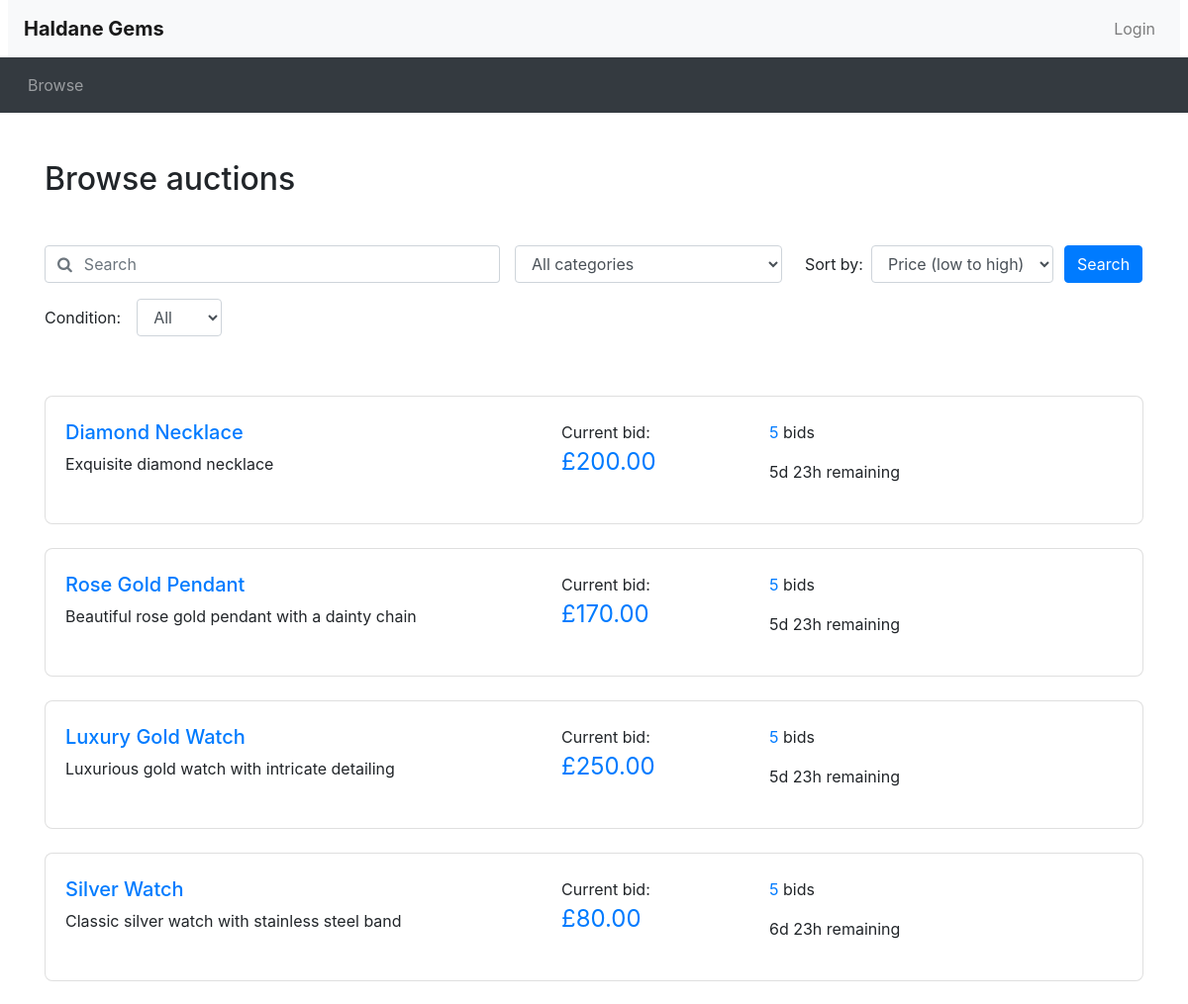
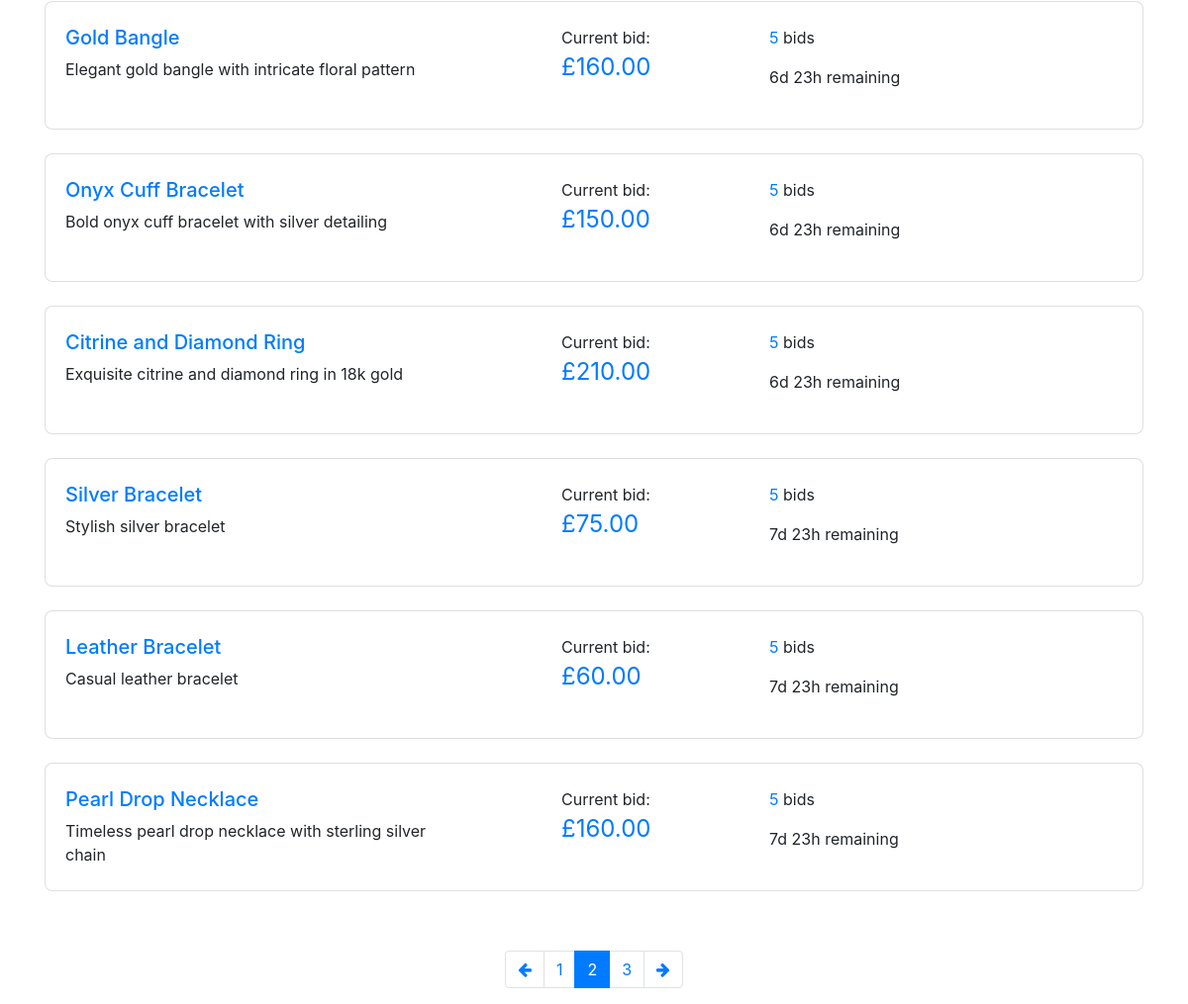
Page /browse.php?page=2 on the committed database (2 pictures, top to bottom).
### tables this page shows
CREATE TABLE Auction (
   AuctionID INT PRIMARY KEY AUTO_INCREMENT,
   SellerID INT,
   ProductName VARCHAR(255) NOT NULL,
   Description TEXT,
   StartPrice DECIMAL(10, 2) NOT NULL,
   ReservePrice DECIMAL(10, 2) DEFAULT 0,
   StartDate DATETIME NOT NULL DEFAULT CURRENT_TIME,
   EndDate DATETIME NOT NULL,
   CurrentBid DECIMAL(10, 2),
   ProductCondition ENUM('New', 'Used') NOT NULL, 
   Status ENUM('Active', 'Expired', 'Sold') NOT NULL DEFAULT 'Active',
   Watchlist BOOLEAN DEFAULT FALSE,
   FOREIGN KEY (SellerID) REFERENCES Users(UserID) ON DELETE CASCADE ON UPDATE CASCADE
);

### utilities.php (the view, shortened to what this page needs)
<?php
function display_time_remaining($interval)
{
  if ($interval->days == 0 && $interval->h == 0) {
    $time_remaining = $interval->format('%im %Ss');
  } else if ($interval->days == 0) {
    $time_remaining = $interval->format('%hh %im');
  } else {
    $time_remaining = $interval->format('%ad %hh');
  }
  return $time_remaining;
}
function print_listing_li($auction_id, $title, $desc, $price, $num_bids, $end_time)
{
  if (strlen($desc) > 250) {
    $desc_shortened = substr($desc, 0, 250) . '...';
  } else {
    $desc_shortened = $desc;
  }
  if ($num_bids == 1) {
    $bid = ' bid';
  } else {
    $bid = ' bids';
  }
  $now = new DateTime();
  if ($now > $end_time) {
    $time_remaining = 'This auction has ended';
  } else {
    $time_to_end = date_diff($now, $end_time);
    $time_remaining = display_time_remaining($time_to_end) . ' remaining';
  }
  echo ('
  <a class="item-link" href="listing.php?auction_id=' . $auction_id . '">
  <li class="auction-item">
    <div class="item-descr">
      <h5 class="blue-text">' . $title . '</h5>' . $desc_shortened . '
    </div>
    <div class="info-item-container">
      <div class="current-bid">
        <p class="listing-label"> Current bid: </p>
          <span style="font-size: 1.5em" class="blue-text">£' . number_format($price, 2) . '</span>
      </div>
      <div class="listing-num-container">
        <p class="listing-info"><span class="blue-text">' . $num_bids . '</span> ' . $bid . '</p>
        <p class="listing-num-container">' . $time_remaining . '</p>
      </div>
    </div>
  </li>
  </a>'
  );
}

### browse.php (shortened to what this page needs)
<?php include_once("header.php") ?>
<?php require("utilities.php") ?>
<div class="container">
  <h2 class="browse-header">Browse auctions</h2>
  <div id="searchSpecs">
    <form method="get" action="browse.php">
      <div class="row">
        <div class="col-md-5 pr-0">
          <div class="form-group">
            <div class="input-group">
              <div class="input-group-prepend">
                <span class="input-group-text bg-transparent pr-0 text-muted">
                  <i class="fa fa-search"></i>
                </span>
              </div>
              <input type="text" class="form-control border-left-0" id="keyword" name="keyword" placeholder="Search">
            </div>
          </div>
        </div>
        <div class="col-md-3 pr-0">
          <div class="form-group">
            <select class="form-control" id="category" name="category">
              <option selected value="all" <?php echo (!isset($_GET['category']) || $_GET['category'] == 'all') ? 'selected' : ''; ?>>All categories</option>
            </select>
          </div>
        </div>
        <div class="col-md-3 pr-0">
          <div class="form-inline">
            <label class="mx-2" for="order_by">Sort by:</label>
            <select class="form-control" id="order_by" name="order_by">
              <option value="pricelow" <?php echo (isset($_GET['order_by']) && $_GET['order_by'] == 'pricelow') ? 'selected' : ''; ?>>Price (low to high)</option>
            </select>
          </div>
        </div>
        <div class="col-md-1 px-0">
          <button type="submit" class="btn btn-primary">Search</button>
        </div>
      </div>
  </div>
  <div class="form-inline">
    <label class="condition" for="condition">Condition:</label>
    <select class="form-control" id="condition" name="condition">
      <option value="all" <?php echo (isset($_GET['condition']) && $_GET['condition'] == 'all') ? 'selected' : ''; ?>>All</option>
    </select>
  </div>
</div>
<?php
if (!isset($_GET['keyword'])) {
  $keyword = '';
} else {
  $keyword = $_GET['keyword'];
}
$searchTerm = isset($keyword) ? '%' . $keyword . '%' : '%';
if (!isset($_GET['category'])) {
  $category = 'all';
} else {
  $category = $_GET['category'];
}
if (!isset($_GET['order_by'])) {
  $ordering = 'date';
} else {
  $ordering = $_GET['order_by'];
}
$server_name = "localhost";
$user_name = "root";
$password = "";
$db_name = "auctiondatabase";
$conn = new mysqli($server_name, $user_name, $password, $db_name);
$productCondition = isset($_GET['condition']) ? $_GET['condition'] : 'all';
$results_per_page = 10;
$curr_page = isset($_GET['page']) ? $_GET['page'] : 1;
$query = "SELECT DISTINCT a.*
          FROM Auction a
          LEFT JOIN CategoryAuction ca ON a.AuctionID = ca.AuctionID
          LEFT JOIN Category c ON ca.CategoryID = c.CategoryID
          WHERE a.ProductName LIKE ? AND a.EndDate > NOW()";
switch ($ordering) {
  case 'date':
  default:
    $query .= " ORDER BY a.EndDate ASC";
    break;
}
$stmt = $conn->prepare($query);
if ($category !== 'all' && $productCondition !== 'all') {
  $stmt->bind_param("sss", $searchTerm, $category, $productCondition);
} elseif ($category !== 'all') {
  $stmt->bind_param("ss", $searchTerm, $category);
} elseif ($productCondition !== 'all') {
  $stmt->bind_param("ss", $searchTerm, $productCondition);
} else {
  $stmt->bind_param("s", $searchTerm);
}
$stmt->execute();
$result = $stmt->get_result();
$total_results = $result->num_rows;
$max_page = ceil($total_results / $results_per_page);
$offset = ($curr_page - 1) * $results_per_page;
$query = "SELECT DISTINCT a.*
          FROM Auction a
          LEFT JOIN CategoryAuction ca ON a.AuctionID = ca.AuctionID
          LEFT JOIN Category c ON ca.CategoryID = c.CategoryID
          WHERE a.ProductName LIKE ? AND a.EndDate > NOW()";
switch ($ordering) {
  case 'date':
  default:
    $query .= " ORDER BY a.EndDate ASC";
    break;
}
$query .= " LIMIT $offset, $results_per_page;";
$stmt = $conn->prepare($query);
if ($category !== 'all' && $productCondition !== 'all') {
  $stmt->bind_param("sss", $searchTerm, $category, $productCondition);
} elseif ($category !== 'all') {
  $stmt->bind_param("ss", $searchTerm, $category);
} elseif ($productCondition !== 'all') {
  $stmt->bind_param("ss", $searchTerm, $productCondition);
} else {
  $stmt->bind_param("s", $searchTerm);
}
$stmt->execute();
$result = $stmt->get_result();
if ($result->num_rows > 0) {
  echo '<div class="container mt-5">';
  echo '<ul class="list-group">';
  while ($row = $result->fetch_assoc()) {
    $price = isset($row['CurrentBid']) && $row['CurrentBid'] != 0 ? $row['CurrentBid'] : $row['StartPrice'];
    $auction_id = $row["AuctionID"];
    $sql_num_bid = "SELECT COUNT(*) AS count FROM bid WHERE AuctionID = $auction_id";
    $result_bids = $conn->query($sql_num_bid);
    $row_num_bids = $result_bids->fetch_assoc();
    $num_bids = $row_num_bids["count"];
    print_listing_li($row['AuctionID'], $row['ProductName'], $row['Description'], $price, $num_bids, new DateTime($row['EndDate']));
  }
  echo '</ul>';
} else {
  echo '<p class="not-found">No listings found based on the specified criteria.</p>';
};
?>
<nav aria-label="Search results pages" class="mt-5">
  <ul class="pagination justify-content-center">
    <?php
    $querystring = "";
    $high_page_boost = max(3 - $curr_page, 0);
    $low_page_boost = max(2 - ($max_page - $curr_page), 0);
    $low_page = max(1, $curr_page - 2 - $low_page_boost);
    $high_page = min($max_page, $curr_page + 2 + $high_page_boost);
    if ($curr_page != 1) {
      echo ('
    <li class="page-item">
      <a class="page-link" href="browse.php?' . $querystring . 'page=' . ($curr_page - 1) . '" aria-label="Previous">
        <span aria-hidden="true"><i class="fa fa-arrow-left"></i></span>
        <span class="sr-only">Previous</span>
      </a>
    </li>');
    }
    for ($i = $low_page; $i <= $high_page; $i++) {
      if ($i == $curr_page) {
        echo ('
    <li class="page-item active">');
      } else {
        echo ('
    <li class="page-item">');
      }
      echo ('
      <a class="page-link" href="browse.php?' . $querystring . 'page=' . $i . '">' . $i . '</a>
    </li>');
    }
    if ($curr_page != $max_page) {
      echo ('
    <li class="page-item">
      <a class="page-link" href="browse.php?' . $querystring . 'page=' . ($curr_page + 1) . '" aria-label="Next">
        <span aria-hidden="true"><i class="fa fa-arrow-right"></i></span>
        <span class="sr-only">Next</span>
      </a>
    </li>');
    }
    ?>
  </ul>
</nav>
<?php include_once("footer.php") ?>

### css/custom.css (style rules this page uses)
.auction-item { margin: 0.75rem 0; display: flex; flex-direction: row; justify-content: space-between; padding: 1.5rem 1.25rem; background-color: #fff; border: 1px solid rgba(0, 0, 0, 0.125); position: relative; gap: 6rem; border-radius: 0.5rem; text-decoration: none; color: #212529; }
.item-link { color: #212529; }
.blue-text { color: #007bff; }
.info-item-container { display: flex; flex-direction: row; justify-content: space-between; width: 70%; align-items: flex-start; }
.listing-num-container { display: flex; flex-direction: column; width: 85%; }
.listing-label { margin: 0; text-wrap: nowrap; }
.current-bid { width: 50%; text-align: left; }
.item-descr { width: 50%; }
.browse-header { margin: 3rem 0; }
.condition { margin-right: 1rem; }
.current-bid { margin: 0; }

### rows in the picture
auction: ProductName "Diamond Necklace", Description "Exquisite diamond necklace", CurrentBid "200.00", num_bids "5", bid "bids", time_remaining "5d 23h remaining"
auction: ProductName "Rose Gold Pendant", Description "Beautiful rose gold pendant with a dainty chain", CurrentBid "170.00", num_bids "5", bid "bids", time_remaining "5d 23h remaining"
auction: ProductName "Luxury Gold Watch", Description "Luxurious gold watch with intricate detailing", CurrentBid "250.00", num_bids "5", bid "bids", time_remaining "5d 23h remaining"
auction: ProductName "Silver Watch", Description "Classic silver watch with stainless steel band", CurrentBid "80.00", num_bids "5", bid "bids", time_remaining "6d 23h remaining"
auction: ProductName "Gold Bangle", Description "Elegant gold bangle with intricate floral pattern", CurrentBid "160.00", num_bids "5", bid "bids", time_remaining "6d 23h remaining"
auction: ProductName "Onyx Cuff Bracelet", Description "Bold onyx cuff bracelet with silver detailing", CurrentBid "150.00", num_bids "5", bid "bids", time_remaining "6d 23h remaining"
auction: ProductName "Citrine and Diamond Ring", Description "Exquisite citrine and diamond ring in 18k gold", CurrentBid "210.00", num_bids "5", bid "bids", time_remaining "6d 23h remaining"
auction: ProductName "Silver Bracelet", Description "Stylish silver bracelet", CurrentBid "75.00", num_bids "5", bid "bids", time_remaining "7d 23h remaining"
auction: ProductName "Leather Bracelet", Description "Casual leather bracelet", CurrentBid "60.00", num_bids "5", bid "bids", time_remaining "7d 23h remaining"
auction: ProductName "Pearl Drop Necklace", Description "Timeless pearl drop necklace with sterling silver chain", CurrentBid "160.00", num_bids "5", bid "bids", time_remaining "7d 23h remaining"
